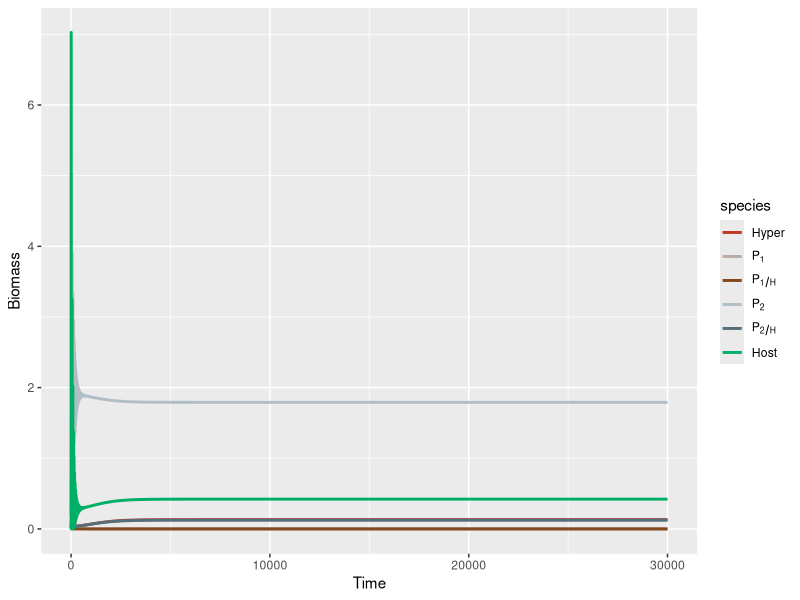
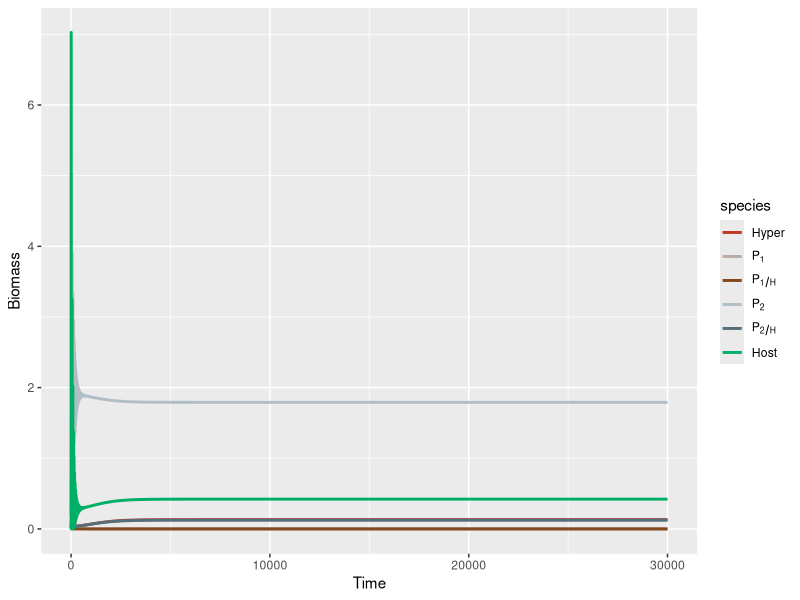

Write R code to recreate these figures, in order. (Note: this script raises an error after producing the figures.)
library(deSolve)
library(tidyverse)

### Build up Mechanism 2 ----
M2 <- function(times, state, parms) {
  with(as.list(c(state, parms)), {
    dH_dt = (h1 * o1 * P1H) + (h2 * o2 * P2H) - (c1 * b1 * P1 + c2 * b2 * P2) * H - (d * H)
    dP1H_dt = (b1 * P1 * H) + DL * (e1H * psi1 * a1 * P1H * S) - (o1 + m1) * P1H
    dP2H_dt = (b2 * P2 * H) + DL * (e2H * psi2 * a2 * P2H * S) - (o2 + m2) * P2H
    dP1_dt = (e1 * a1 * P1) * S - (b1 * P1) * H + (1 - DL) * (e1H * psi1 * a1 * P1H * S) - m1 * P1
    dP2_dt = (e2 * a2 * P2) * S - (b2 * P2) * H + (1 - DL) * (e2H * psi2 * a2 * P2H * S) - m2 * P2
    dS_dt = r * S * (1-S/K) - (a1 * P1 + a2 * P2 + psi1 * a1 * P1H + psi2 * a2 * P2H) * S 
    return(list(c(dH_dt, dP1H_dt, dP2H_dt, dP1_dt, dP2_dt, dS_dt)))
  })
}

### Model parameters ----

times <- seq(0, 30000, by = 0.1)
#state <- c(H = 1, P1H = 0, P2H = 0, P1 = 2, P2 = 2, S = 5)
state <- c(H = 0.1, P1H = 0, P2H = 0, P1 = 0.01, P2 = 0.01, S = 0.2)
#Change alpha and beta--
parms <- c(r = 1, K = 10,
           a1 = 0.35, a2 = 0.5, psi1 = 1, psi2 = 1, e1 = 0.5, e2 = 0.5,
           b1 = 0.2, b2 = 0.45, m1 = 0.05, m2 = 0.0536, e1H = 0.5, e2H = 0.5,
           o1 = 0.8, o2 = 0.8, h1 = 1, h2 = 1, c1 = 0.9, c2 = 0.9, d = 0.03, DL = 0)

### Model application ----
pop_size = ode(func = M2, times = times, y = state, parms = parms)

tail(pop_size)

### Plot the result ----
## Plotting
pop_size %>%
  as.data.frame() %>%
  filter(time %% 1 == 0) %>%
  #filter(time < 500) %>%
  #View()
  pivot_longer(cols = c("H", "P1H", "P2H", "P1", "P2", "S" ), #"H", "P1H", "P2H", "P1", "P2", "S" 
             names_to = "species", values_to = "biomass") %>%
  #filter(species == c("H","S")) %>%
  ggplot(mapping = aes(x = time, y = biomass, color = species)) +
  labs(x = "Time", y = "Biomass") +  #, title = expression(P[1]~"win") paste0("r =", parms["r"])) expression(α[1] == 0.35)
  geom_line(lwd = 1) +
  #geom_hline(yintercept = 0.133791930, color = "black", linetype = "dashed", size = 1) +
  scale_colour_manual(labels = c("H" = "Hyper", "P1" = expression(P[1]), "P1H" = expression(P[1/H]), "P2" = expression(P[2]), "P2H" = expression(P[2/H]), "S" = "Host"),
                      values = c("H" = "#C03728", "P1" = "#BCAAA4", "P1H" = "#82491E",
                                 "P2" = "#B0BEC5", "P2H" = "#546E7A", "S" = "#00AF66"))

ggsave("P2 in m2 00536 Tless500.png", width = 20, height = 11.25, units = "cm", dpi = 1600)

## Plotting the per capita growth rate
pop_size %>%
  as.data.frame() %>%
  filter(time %% 1 == 0) %>%
  #filter(time > 100) %>%
  #View()
  pivot_longer(cols = c("per_H", "per_P1H", "per_P2H", "per_P1", "per_P2", "per_S"), 
               #"H", "P1H", "P2H", "P1", "P2", "S" 
               #"per_H", "per_P1H", "per_P2H", "per_P1", "per_P2", "per_S"
               names_to = "species", values_to = "rate") %>%
  #filter(species == c("H","S")) %>%
  ggplot(mapping = aes(x = time, y = rate, color = species)) +
  labs(x = "Time", y = "Rate", title = expression(m[1] < m[2])) +  #paste0("r =", parms["r"]))
  geom_line(lwd = 1) +
  scale_colour_manual(labels = c("per_H" = expression(r[H]), "per_P1H" = expression(r[P[1/H]]),
                                 "per_P2H" = expression(r[P[2/H]]) , "per_P1" = expression(r[P[1]]),
                                 "per_P2" = expression(r[P[2]]), "per_S" = expression(r[S])),
                      values = c('per_H' = "#C03728", 'per_P1H' = "#82491E", 
                                 'per_P2H' = "#546E7A", 'per_P1' = "#BCAAA4", 
                                 'per_P2' = "#B0BEC5", 'per_S' = "#00AF66"))

View(pop_size)
sd(pop_size[(nrow(pop_size)-round(length(times)*0.35)):nrow(pop_size),"S"]) > 1e-8

## Theme setting
A = 
  theme_bw()+
  theme(
    plot.title = element_text(hjust = 0.5, size = 20),
    axis.text.x = element_text(size = 15),
    axis.text.y = element_text(size = 15),
    axis.title.x = element_text(size = 20),
    axis.title.y = element_text(size = 20),
    legend.text = element_text(size = 10),
    legend.text.align = 0)
theme_set(A)
